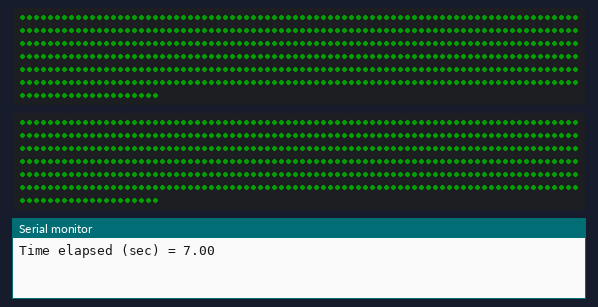
This sketch was run on a simulated Arduino Uno, built with avr-gcc and run on an emulated ATmega328P. Parts: 2 × 500 RGB LEDs in strip order, left to right, continuing on the next row, the last lines printed to the serial monitor. Dim RGB values are drawn brighter than linear.

Above: at 7.1 s.
At 21.3 s:
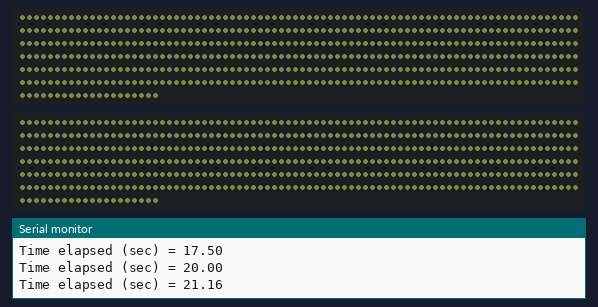
At 27.6 s:
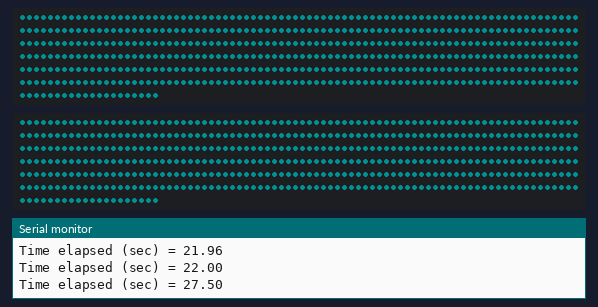

Measured:
- what the display in image 0 shows lasts 1.0 s, from 7.1 s to 8.1 s
- what the display in image 1 shows lasts 0.7 s, from 21.2 s to 21.9 s
- what the display in image 2 shows lasts 1.5 s, from 27.6 s to 29.1 s

The sketch:

centerman.ino
```cpp
#include <Adafruit_NeoPixel.h>

#define LED_PIN1   15

#define LED_PIN2    0
// How many NeoPixels are attached to the Arduino?
#define LED_COUNT 500

// Declare our NeoPixel strip object:
Adafruit_NeoPixel strip(LED_COUNT, LED_PIN1, NEO_GRB + NEO_KHZ800);
Adafruit_NeoPixel strip2(LED_COUNT, LED_PIN2, NEO_GRB + NEO_KHZ800);
// Argument 1 = Number of pixels in NeoPixel strip
// Argument 2 = Arduino pin number (most are valid)
// Argument 3 = Pixel type flags, add together as needed:
//   NEO_KHZ800  800 KHz bitstream (most NeoPixel products w/WS2812 LEDs)
//   NEO_KHZ400  400 KHz (classic 'v1' (not v2) FLORA pixels, WS2811 drivers)
//   NEO_GRB     Pixels are wired for GRB bitstream (most NeoPixel products)
//   NEO_RGB     Pixels are wired for RGB bitstream (v1 FLORA pixels, not v2)
//   NEO_RGBW    Pixels are wired for RGBW bitstream (NeoPixel RGBW products)


// setup() function -- runs once at startup --------------------------------


// 1 sec, 2 sec, 45 sec, 60 sec and 5 mins.
 float timeArray[] = {7, 8, 9.5,16,17.5,20,21.16,21.80,21.96,22,27.5,29,34,38,38.5,42.5,52,53.3,54,55,55.5,57,73,73.6,77,92,96,97,98,102,102.5,107,129,132,134,137,142,146};

int gloves[][3]  = { {0,255,0},{0,0,0},{85,170,85},{0,0,0},{0,255,0},{0,0,0},{76,85,43},{0,0,0},{0,127,0},{0,0,0},{0,127,127},{0,0,0},{102,51,77},{0,0,0},{0,127,0},{0,0,0},{64,127,64},{0,0,0},{64,127,64},{0,0,0},{0,255,0},{0,0,0},{0,255,0},{0,0,0},{102,51,77},{0,0,0},{0,255,0},{0,0,0},{102,51,77},{0,0,0},{85,170,51},{0,0,0},{0,127,0},{0,0,0},{0,127,0},{0,0,0},{153,85,64},{0,0,0} };
int jacket[][3]  = { {0,255,0},{0,0,0},{85,170,85},{0,0,0},{0,255,0},{0,0,0},{76,85,43},{0,0,0},{0,127,0},{0,0,0},{0,127,127},{0,0,0},{102,51,77},{0,0,0},{0,127,0},{0,0,0},{64,127,64},{0,0,0},{64,127,64},{0,0,0},{0,255,0},{0,0,0},{0,255,0},{0,0,0},{102,51,77},{0,0,0},{0,255,0},{0,0,0},{102,51,77},{0,0,0},{85,170,51},{0,0,0},{0,127,0},{0,0,0},{0,127,0},{0,0,0},{153,85,64},{0,0,0} };
int hat[][3]     = { {0,255,0},{0,0,0},{85,170,85},{0,0,0},{0,255,0},{0,0,0},{76,85,43},{0,0,0},{0,127,0},{0,0,0},{0,127,127},{0,0,0},{102,51,77},{0,0,0},{0,127,0},{0,0,0},{64,127,64},{0,0,0},{64,127,64},{0,0,0},{0,255,0},{0,0,0},{0,255,0},{0,0,0},{102,51,77},{0,0,0},{0,255,0},{0,0,0},{102,51,77},{0,0,0},{85,170,51},{0,0,0},{0,127,0},{0,0,0},{0,127,0},{0,0,0},{153,85,64},{0,0,0} };
int pant[][3]    = { {0,255,0},{0,0,0},{85,170,85},{0,0,0},{0,255,0},{0,0,0},{76,85,43},{0,0,0},{0,127,0},{0,0,0},{0,127,127},{0,0,0},{102,51,77},{0,0,0},{0,127,0},{0,0,0},{64,127,64},{0,0,0},{64,127,64},{0,0,0},{0,255,0},{0,0,0},{0,255,0},{0,0,0},{102,51,77},{0,0,0},{0,255,0},{0,0,0},{102,51,77},{0,0,0},{85,170,51},{0,0,0},{0,127,0},{0,0,0},{0,127,0},{0,0,0},{153,85,64},{0,0,0} };

int arrayIndex = 0;

void setup()
{
  strip.begin();           // INITIALIZE NeoPixel strip object (REQUIRED)
  strip.show();            // Turn OFF all pixels ASAP
  strip.setBrightness(30); // Set BRIGHTNESS to about 1/5 (max = 255)

 strip2.begin();
 strip2.show();
 strip2.setBrightness(30);
Serial.begin(9600);
}
void loop(){
 int currentTime = millis();
  if (currentTime >= (timeArray[arrayIndex]*1000)){
  Serial.print("Time elapsed (sec) = ");
  Serial.println (timeArray[arrayIndex]);


  // Hat,Jacket,Glove
  colorWipe(strip.Color( jacket[arrayIndex][0],jacket[arrayIndex][1],jacket[arrayIndex][2]));
  colorWipe2(strip.Color( jacket[arrayIndex][0],jacket[arrayIndex][1],jacket[arrayIndex][2]));
  // colorWipe(strip.Color(  , 0,   0), 1);
  // colorWipe(strip.Color(  0, 0,   0), 1);

  // colorWipe(strip.Color(  0, 0,   0), 1);

  arrayIndex = arrayIndex +1;

  }
}

void colorWipe(uint32_t color) {
  for(int i=0; i<strip.numPixels(); i++) { // For each pixel in strip...
    strip.setPixelColor(i, color);         //  Set pixel's color (in RAM)
  }
  strip.show();
}


void colorWipe2(uint32_t color) {
  for(int i=0; i<strip2.numPixels(); i++) { // For each pixel in strip...
    strip2.setPixelColor(i, color);         //  Set pixel's color (in RAM)
  }
  strip2.show();
}
```
